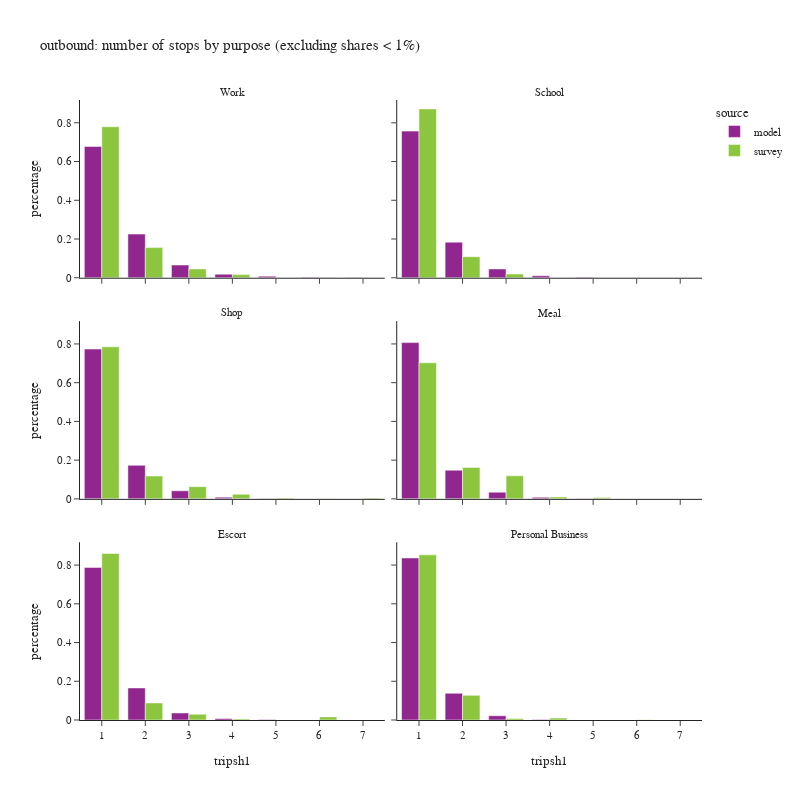

Source (notebook cell):
### Code cell
df_plot = df_tour.groupby(['tripsh1','pdpurp_label','source'])['toexpfac'].sum().reset_index()
df_plot['percentage'] = df_plot.groupby(['pdpurp_label','source'], group_keys=False)['toexpfac']. \
    apply(lambda x: x / float(x.sum()))
df_plot2 = df_plot.loc[(df_plot['percentage'] > 0.001) & (df_plot['tripsh1'] <= 10)]

fig = px.bar(df_plot2.sort_values(['source','pdpurp_label']),
             x="tripsh1", y="percentage", color="source",barmode="group",
             facet_col='pdpurp_label', facet_col_wrap=2, 
             hover_data=['toexpfac'],
             title="outbound: number of stops by purpose (excluding shares < 1%)")
fig.update_layout(height=800, width=800)
fig.for_each_annotation(lambda a: a.update(text = a.text.split("=")[-1]))
fig.for_each_xaxis(lambda a: a.update(dict(dtick = 1, categoryorder='category ascending')))
fig.show()

### Figure 1 — Plotly figure (JSON) as saved in the notebook; plotly's stock layout.template omitted (floating-point values rounded to 4 significant figures)
{"data": [{"alignmentgroup": "True", "customdata": [[1057461], [351427], [102190], [28814], [12125], [3413], [1786]], "hovertemplate": "source=model<br>pdpurp_label=Work<br>tripsh1=%{x}<br>percentage=%{y}<br>toexpfac=%{customdata[0]}<extra></extra>", "legendgroup": "model", "marker": {"color": "#91268F", "pattern": {"shape": ""}}, "name": "model", "offsetgroup": "model", "orientation": "v", "showlegend": true, "textposition": "auto", "type": "bar", "x": [1, 2, 3, 4, 5, 6, 7], "xaxis": "x5", "y": [0.6781, 0.2253, 0.06553, 0.01848, 0.007775, 0.002188, 0.001145], "yaxis": "y5"}, {"alignmentgroup": "True", "customdata": [[426669], [103537], [25552], [5739], [1619]], "hovertemplate": "source=model<br>pdpurp_label=School<br>tripsh1=%{x}<br>percentage=%{y}<br>toexpfac=%{customdata[0]}<extra></extra>", "legendgroup": "model", "marker": {"color": "#91268F", "pattern": {"shape": ""}}, "name": "model", "offsetgroup": "model", "orientation": "v", "showlegend": false, "textposition": "auto", "type": "bar", "x": [1, 2, 3, 4, 5], "xaxis": "x6", "y": [0.7571, 0.1837, 0.04534, 0.01018, 0.002873], "yaxis": "y6"}, {"alignmentgroup": "True", "customdata": [[571625], [128054], [30678], [6527], [1707]], "hovertemplate": "source=model<br>pdpurp_label=Shop<br>tripsh1=%{x}<br>percentage=%{y}<br>toexpfac=%{customdata[0]}<extra></extra>", "legendgroup": "model", "marker": {"color": "#91268F", "pattern": {"shape": ""}}, "name": "model", "offsetgroup": "model", "orientation": "v", "showlegend": false, "textposition": "auto", "type": "bar", "x": [1, 2, 3, 4, 5], "xaxis": "x3", "y": [0.7735, 0.1733, 0.04151, 0.008832, 0.00231], "yaxis": "y3"}, {"alignmentgroup": "True", "customdata": [[307523], [56384], [13235], [2975], [790]], "hovertemplate": "source=model<br>pdpurp_label=Meal<br>tripsh1=%{x}<br>percentage=%{y}<br>toexpfac=%{customdata[0]}<extra></extra>", "legendgroup": "model", "marker": {"color": "#91268F", "pattern": {"shape": ""}}, "name": "model", "offsetgroup": "model", "orientation": "v", "showlegend": false, "textposition": "auto", "type": "bar", "x": [1, 2, 3, 4, 5], "xaxis": "x4", "y": [0.8069, 0.1479, 0.03473, 0.007806, 0.002073], "yaxis": "y4"}, {"alignmentgroup": "True", "customdata": [[500269], [105019], [23046], [4854], [1381]], "hovertemplate": "source=model<br>pdpurp_label=Escort<br>tripsh1=%{x}<br>percentage=%{y}<br>toexpfac=%{customdata[0]}<extra></extra>", "legendgroup": "model", "marker": {"color": "#91268F", "pattern": {"shape": ""}}, "name": "model", "offsetgroup": "model", "orientation": "v", "showlegend": false, "textposition": "auto", "type": "bar", "x": [1, 2, 3, 4, 5], "xaxis": "x", "y": [0.7879, 0.1654, 0.0363, 0.007645, 0.002175], "yaxis": "y"}, {"alignmentgroup": "True", "customdata": [[336211], [55352], [8816], [1201]], "hovertemplate": "source=model<br>pdpurp_label=Personal Business<br>tripsh1=%{x}<br>percentage=%{y}<br>toexpfac=%{customdata[0]}<extra></extra>", "legendgroup": "model", "marker": {"color": "#91268F", "pattern": {"shape": ""}}, "name": "model", "offsetgroup": "model", "orientation": "v", "showlegend": false, "textposition": "auto", "type": "bar", "x": [1, 2, 3, 4], "xaxis": "x2", "y": [0.8367, 0.1378, 0.02194, 0.002989], "yaxis": "y2"}, {"alignmentgroup": "True", "customdata": [[1083000.0], [216100.0], [63080.0], [22590.0], [1556.0]], "hovertemplate": "source=survey<br>pdpurp_label=Work<br>tripsh1=%{x}<br>percentage=%{y}<br>toexpfac=%{customdata[0]}<extra></extra>", "legendgroup": "survey", "marker": {"color": "#8CC63E", "pattern": {"shape": ""}}, "name": "survey", "offsetgroup": "survey", "orientation": "v", "showlegend": true, "textposition": "auto", "type": "bar", "x": [1, 2, 3, 4, 6], "xaxis": "x5", "y": [0.7796, 0.1555, 0.0454, 0.01626, 0.00112], "yaxis": "y5"}, {"alignmentgroup": "True", "customdata": [[426500.0], [53160.0], [9506.0]], "hovertemplate": "source=survey<br>pdpurp_label=School<br>tripsh1=%{x}<br>percentage=%{y}<br>toexpfac=%{customdata[0]}<extra></extra>", "legendgroup": "survey", "marker": {"color": "#8CC63E", "pattern": {"shape": ""}}, "name": "survey", "offsetgroup": "survey", "orientation": "v", "showlegend": false, "textposition": "auto", "type": "bar", "x": [1, 2, 3], "xaxis": "x6", "y": [0.8719, 0.1087, 0.01943], "yaxis": "y6"}, {"alignmentgroup": "True", "customdata": [[512600.0], [77000.0], [41160.0], [15470.0], [2581.0], [1044.0], [2947.0]], "hovertemplate": "source=survey<br>pdpurp_label=Shop<br>tripsh1=%{x}<br>percentage=%{y}<br>toexpfac=%{customdata[0]}<extra></extra>", "legendgroup": "survey", "marker": {"color": "#8CC63E", "pattern": {"shape": ""}}, "name": "survey", "offsetgroup": "survey", "orientation": "v", "showlegend": false, "textposition": "auto", "type": "bar", "x": [1, 2, 3, 4, 5, 6, 7], "xaxis": "x3", "y": [0.7852, 0.118, 0.06304, 0.0237, 0.003954, 0.001599, 0.004514], "yaxis": "y3"}, {"alignmentgroup": "True", "customdata": [[246700.0], [56860.0], [41740.0], [3409.0], [2273.0]], "hovertemplate": "source=survey<br>pdpurp_label=Meal<br>tripsh1=%{x}<br>percentage=%{y}<br>toexpfac=%{customdata[0]}<extra></extra>", "legendgroup": "survey", "marker": {"color": "#8CC63E", "pattern": {"shape": ""}}, "name": "survey", "offsetgroup": "survey", "orientation": "v", "showlegend": false, "textposition": "auto", "type": "bar", "x": [1, 2, 3, 4, 5], "xaxis": "x4", "y": [0.7028, 0.1619, 0.1189, 0.00971, 0.006475], "yaxis": "y4"}, {"alignmentgroup": "True", "customdata": [[468500.0], [48000.0], [16270.0], [2909.0], [8617.0]], "hovertemplate": "source=survey<br>pdpurp_label=Escort<br>tripsh1=%{x}<br>percentage=%{y}<br>toexpfac=%{customdata[0]}<extra></extra>", "legendgroup": "survey", "marker": {"color": "#8CC63E", "pattern": {"shape": ""}}, "name": "survey", "offsetgroup": "survey", "orientation": "v", "showlegend": false, "textposition": "auto", "type": "bar", "x": [1, 2, 3, 4, 6], "xaxis": "x", "y": [0.8598, 0.08809, 0.02986, 0.005338, 0.01581], "yaxis": "y"}, {"alignmentgroup": "True", "customdata": [[295100.0], [44050.0], [2597.0], [3446.0], [666.6]], "hovertemplate": "source=survey<br>pdpurp_label=Personal Business<br>tripsh1=%{x}<br>percentage=%{y}<br>toexpfac=%{customdata[0]}<extra></extra>", "legendgroup": "survey", "marker": {"color": "#8CC63E", "pattern": {"shape": ""}}, "name": "survey", "offsetgroup": "survey", "orientation": "v", "showlegend": false, "textposition": "auto", "type": "bar", "x": [1, 2, 3, 4, 6], "xaxis": "x2", "y": [0.8527, 0.1273, 0.007505, 0.009956, 0.001926], "yaxis": "y2"}], "layout": {"annotations": [{"font": {}, "showarrow": false, "text": "Escort", "x": 0.245, "xanchor": "center", "xref": "paper", "y": 0.2867, "yanchor": "bottom", "yref": "paper"}, {"font": {}, "showarrow": false, "text": "Personal Business", "x": 0.755, "xanchor": "center", "xref": "paper", "y": 0.2867, "yanchor": "bottom", "yref": "paper"}, {"font": {}, "showarrow": false, "text": "Shop", "x": 0.245, "xanchor": "center", "xref": "paper", "y": 0.6433, "yanchor": "bottom", "yref": "paper"}, {"font": {}, "showarrow": false, "text": "Meal", "x": 0.755, "xanchor": "center", "xref": "paper", "y": 0.6433, "yanchor": "bottom", "yref": "paper"}, {"font": {}, "showarrow": false, "text": "Work", "x": 0.245, "xanchor": "center", "xref": "paper", "y": 1.0, "yanchor": "bottom", "yref": "paper"}, {"font": {}, "showarrow": false, "text": "School", "x": 0.755, "xanchor": "center", "xref": "paper", "y": 1.0, "yanchor": "bottom", "yref": "paper"}], "barmode": "group", "height": 800, "legend": {"title": {"text": "source"}, "tracegroupgap": 0}, "title": {"text": "outbound: number of stops by purpose (excluding shares < 1%)"}, "width": 800, "xaxis": {"anchor": "y", "categoryorder": "category ascending", "domain": [0, 0.49], "dtick": 1, "title": {"text": "tripsh1"}}, "xaxis2": {"anchor": "y2", "categoryorder": "category ascending", "domain": [0.51, 1], "dtick": 1, "matches": "x", "title": {"text": "tripsh1"}}, "xaxis3": {"anchor": "y3", "categoryorder": "category ascending", "domain": [0, 0.49], "dtick": 1, "matches": "x", "showticklabels": false}, "xaxis4": {"anchor": "y4", "categoryorder": "category ascending", "domain": [0.51, 1], "dtick": 1, "matches": "x", "showticklabels": false}, "xaxis5": {"anchor": "y5", "categoryorder": "category ascending", "domain": [0, 0.49], "dtick": 1, "matches": "x", "showticklabels": false}, "xaxis6": {"anchor": "y6", "categoryorder": "category ascending", "domain": [0.51, 1], "dtick": 1, "matches": "x", "showticklabels": false}, "yaxis": {"anchor": "x", "domain": [0, 0.2867], "title": {"text": "percentage"}}, "yaxis2": {"anchor": "x2", "domain": [0, 0.2867], "matches": "y", "showticklabels": false}, "yaxis3": {"anchor": "x3", "domain": [0.3567, 0.6433], "matches": "y", "title": {"text": "percentage"}}, "yaxis4": {"anchor": "x4", "domain": [0.3567, 0.6433], "matches": "y", "showticklabels": false}, "yaxis5": {"anchor": "x5", "domain": [0.7133, 1.0], "matches": "y", "title": {"text": "percentage"}}, "yaxis6": {"anchor": "x6", "domain": [0.7133, 1.0], "matches": "y", "showticklabels": false}}}
